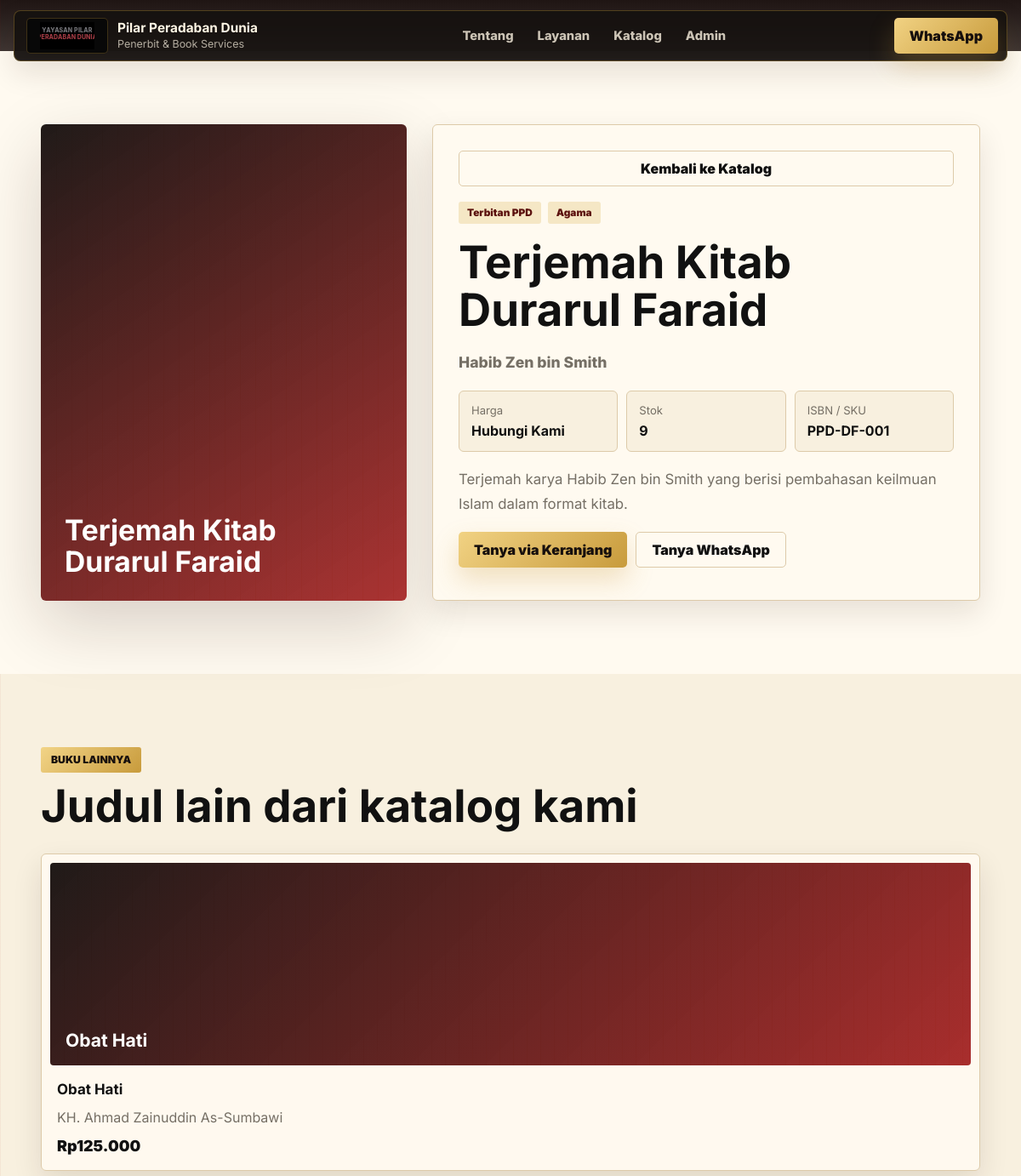
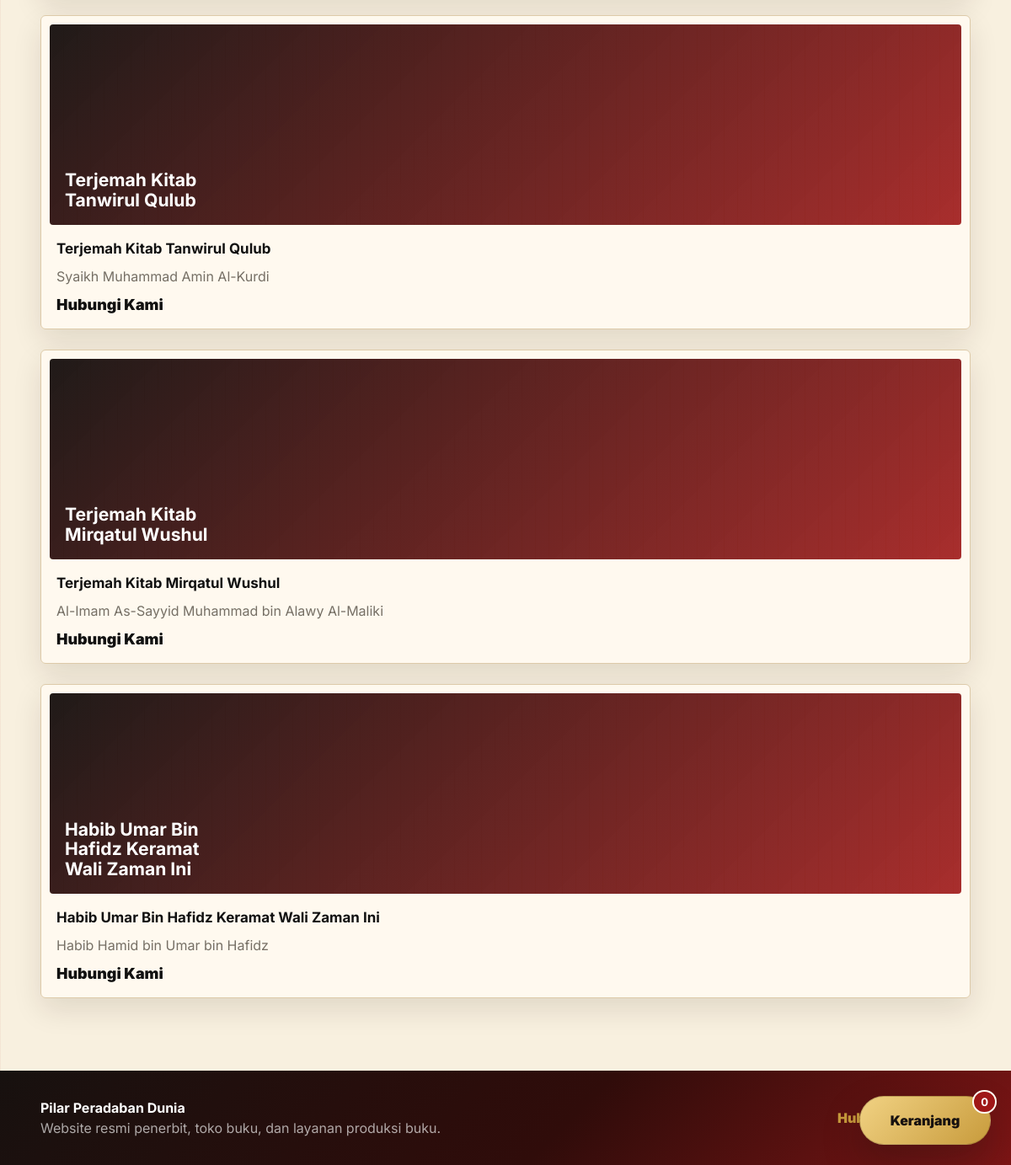
The page /book.php?id=ppd-durarul-faraid on the database its author committed (2 pictures, top to bottom).
### tables this page shows
CREATE TABLE IF NOT EXISTS books (
  id VARCHAR(120) PRIMARY KEY,
  title VARCHAR(255) NOT NULL,
  author VARCHAR(180) NOT NULL,
  isbn VARCHAR(120) DEFAULT NULL,
  price INT UNSIGNED NOT NULL DEFAULT 0,
  price_label VARCHAR(80) DEFAULT '',
  stock INT UNSIGNED NOT NULL DEFAULT 0,
  source ENUM('Terbitan PPD','Distributor','Titipan') NOT NULL DEFAULT 'Terbitan PPD',
  category VARCHAR(80) NOT NULL DEFAULT 'Agama',
  short_description TEXT,
  description TEXT,
  cover_image VARCHAR(255) DEFAULT '',
  is_active TINYINT(1) NOT NULL DEFAULT 1,
  created_at TIMESTAMP DEFAULT CURRENT_TIMESTAMP,
  updated_at TIMESTAMP DEFAULT CURRENT_TIMESTAMP ON UPDATE CURRENT_TIMESTAMP
);

### book.php (the view, shortened to what this page needs)
<?php
$config = require __DIR__ . '/api/config.php';
function h($value): string
{
    return htmlspecialchars((string)$value, ENT_QUOTES, 'UTF-8');
}
function rupiah(int $value): string
{
    return 'Rp' . number_format($value, 0, ',', '.');
}
function pdo(array $config): PDO
{
    $dsn = sprintf('mysql:host=%s;dbname=%s;charset=utf8mb4', $config['db_host'], $config['db_name']);
    return new PDO($dsn, $config['db_user'], $config['db_pass'], [
        PDO::ATTR_ERRMODE => PDO::ERRMODE_EXCEPTION,
        PDO::ATTR_DEFAULT_FETCH_MODE => PDO::FETCH_ASSOC,
    ]);
}
$db = pdo($config);
$id = trim((string)($_GET['id'] ?? ''));
$stmt = $db->prepare('SELECT * FROM books WHERE id = ? AND is_active = 1 LIMIT 1');
$stmt->execute([$id]);
$book = $stmt->fetch();
$settings = [];
foreach ($db->query('SELECT setting_key, setting_value FROM site_settings') as $row) {
    $settings[$row['setting_key']] = $row['setting_value'];
}
$brandName = $settings['brand_name'] ?? 'Pilar Peradaban Dunia';
$brandTagline = $settings['brand_tagline'] ?? 'Penerbit & Book Services';
$waNumber = $settings['whatsapp_number'] ?? ($config['wa_number'] ?? '628993998544');
$priceText = $book['price_label'] ?: rupiah((int)$book['price']);
$shortDescription = trim((string)($book['short_description'] ?? ''));
$longDescription = trim((string)($book['description'] ?? ''));
$relatedStmt = $db->prepare('SELECT id, title, author, price, price_label, cover_image FROM books WHERE is_active = 1 AND id <> ? ORDER BY created_at DESC LIMIT 4');
$relatedStmt->execute([$book['id']]);
$relatedBooks = $relatedStmt->fetchAll();
?>
<!doctype html>
<html lang="id">
<head>
  <link rel="stylesheet" href="styles.css?v=20260627-10">
</head>
<body>
  <header class="site-header">
    <a class="brand" href="index.html" aria-label="<?= h($brandName) ?>">
      <img class="brand-logo" src="assets/logo-pilar.svg" alt="Yayasan Pilar Peradaban Dunia">
      <span>
        <strong><?= h($brandName) ?></strong>
        <small><?= h($brandTagline) ?></small>
      </span>
    </a>
    <nav class="nav-links" aria-label="Navigasi utama">
      <a href="about.php">Tentang</a>
      <a href="index.html#layanan">Layanan</a>
      <a href="index.html#katalog">Katalog</a>
      <a href="admin.html">Admin</a>
    </nav>
    <div class="header-actions">
      <a class="wa-action" href="https://wa.me/<?= h($waNumber) ?>" target="_blank" rel="noreferrer">WhatsApp</a>
    </div>
  </header>
  <main>
    <section class="section product-page">
      <div class="product-shell">
        <div class="product-cover">
          <?php if ($book['cover_image']): ?>
            <img src="<?= h($book['cover_image']) ?>" alt="Cover <?= h($book['title']) ?>">
          <?php else: ?>
            <strong><?= h($book['title']) ?></strong>
          <?php endif; ?>
        </div>
        <article class="product-info">
          <a class="secondary-action compact" href="index.html#katalog">Kembali ke Katalog</a>
          <div class="book-meta">
            <?php if ($book['source']): ?><span class="tag"><?= h($book['source']) ?></span><?php endif; ?>
            <?php if ($book['category']): ?><span class="tag"><?= h($book['category']) ?></span><?php endif; ?>
          </div>
          <h1><?= h($book['title']) ?></h1>
          <p class="detail-author"><?= h($book['author']) ?></p>
          <div class="detail-facts">
            <div><span>Harga</span><strong><?= h($priceText) ?></strong></div>
            <div><span>Stok</span><strong><?= (int)$book['stock'] ?></strong></div>
            <div><span>ISBN / SKU</span><strong><?= h($book['isbn'] ?: '-') ?></strong></div>
          </div>
          <p class="detail-description"><?= nl2br(h($longDescription ?: $shortDescription)) ?></p>
          <?php if ($book['id']): ?>
          <div class="detail-actions">
            <button class="primary-action" type="button" data-add="<?= h($book['id']) ?>" <?= ((int)$book['stock'] < 1) ? 'disabled' : '' ?>><?= $book['price_label'] ? 'Tanya via Keranjang' : 'Tambah ke Keranjang' ?></button>
            <a class="secondary-action" href="https://wa.me/<?= h($waNumber) ?>?text=Halo%20Pilar%20Peradaban%20Dunia,%20saya%20ingin%20bertanya%20tentang%20buku%20<?= rawurlencode($book['title']) ?>" target="_blank" rel="noreferrer">Tanya WhatsApp</a>
          </div>
          <?php endif; ?>
        </article>
      </div>
    </section>
    <?php if ($relatedBooks): ?>
    <section class="section catalog-section">
      <div class="section-heading">
        <div>
          <p class="eyebrow">Buku lainnya</p>
          <h2>Judul lain dari katalog kami</h2>
        </div>
      </div>
      <div class="book-grid">
        <?php foreach ($relatedBooks as $related): ?>
        <a class="book-card" href="book.php?id=<?= h($related['id']) ?>">
          <div class="cover <?= $related['cover_image'] ? 'has-cover' : '' ?>">
            <?php if ($related['cover_image']): ?>
              <img src="<?= h($related['cover_image']) ?>" alt="Cover <?= h($related['title']) ?>" loading="lazy">
            <?php else: ?>
              <strong><?= h($related['title']) ?></strong>
            <?php endif; ?>
          </div>
          <div class="book-body">
            <h3 class="book-title"><?= h($related['title']) ?></h3>
            <p class="book-author"><?= h($related['author']) ?></p>
            <div class="book-footer"><div class="price"><?= h($related['price_label'] ?: rupiah((int)$related['price'])) ?></div></div>
          </div>
        </a>
        <?php endforeach; ?>
      </div>
    </section>
    <?php endif; ?>
  </main>
  <button class="cart-toggle cart-bubble" type="button" aria-label="Buka keranjang">
    <span>Keranjang</span>
    <strong id="cartCount">0</strong>
  </button>
  <footer class="site-footer">
    <div>
      <strong><?= h($settings['footer_title'] ?? $brandName) ?></strong>
      <span><?= h($settings['footer_description'] ?? 'Website resmi penerbit, toko buku, dan layanan produksi buku.') ?></span>
    </div>
    <a href="https://wa.me/<?= h($waNumber) ?>" target="_blank" rel="noreferrer"><?= h($settings['footer_link_text'] ?? 'Hubungi WhatsApp') ?></a>
  </footer>
</body>
</html>

### rows shown on the page
books: title "Terjemah Kitab Durarul Faraid", source "Terbitan PPD", category "Agama", author "Habib Zen bin Smith", price_label "Hubungi Kami", stock "9", isbn "PPD-DF-001", description "Terjemah karya Habib Zen bin Smith yang berisi pembahasan keilmuan Islam dalam format kitab."
books: title "Obat Hati", author "KH. Ahmad Zainuddin As-Sumbawi", price_label+price "Rp125.000"
books: title "Terjemah Kitab Tanwirul Qulub", author "Syaikh Muhammad Amin Al-Kurdi", price_label "Hubungi Kami"
books: title "Terjemah Kitab Mirqatul Wushul", author "Al-Imam As-Sayyid Muhammad bin Alawy Al-Maliki", price_label "Hubungi Kami"
books: title "Habib Umar Bin Hafidz Keramat Wali Zaman Ini", author "Habib Hamid bin Umar bin Hafidz", price_label "Hubungi Kami"

### other values the page prints
$brandName "Pilar Peradaban Dunia"
$brandTagline "Penerbit & Book Services"
$settings['footer_title'] "Pilar Peradaban Dunia"
$settings['footer_description'] "Website resmi penerbit, toko buku, dan layanan produksi buku."
$settings['footer_link_text'] "Hubungi WhatsApp"
